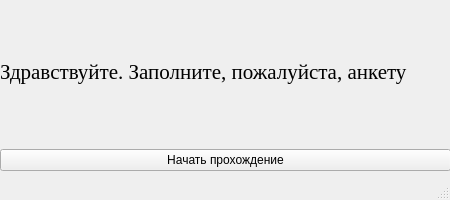
<?xml version="1.0" encoding="UTF-8"?>
<ui version="4.0">
 <class>Welcome</class>
 <widget class="QMainWindow" name="Welcome">
  <property name="geometry">
   <rect>
    <x>0</x>
    <y>0</y>
    <width>450</width>
    <height>200</height>
   </rect>
  </property>
  <property name="windowTitle">
   <string>Welcome</string>
  </property>
  <widget class="QWidget" name="centralwidget">
   <widget class="QWidget" name="verticalLayoutWidget">
    <property name="geometry">
     <rect>
      <x>0</x>
      <y>0</y>
      <width>451</width>
      <height>171</height>
     </rect>
    </property>
    <layout class="QVBoxLayout" name="verticalLayout_3">
     <item>
      <widget class="QLabel" name="greetings">
       <property name="font">
        <font>
         <family>Times New Roman</family>
         <pointsize>16</pointsize>
        </font>
       </property>
       <property name="text">
        <string>Здравствуйте. Заполните, пожалуйста, анкету</string>
       </property>
       <property name="wordWrap">
        <bool>true</bool>
       </property>
      </widget>
     </item>
     <item>
      <widget class="QPushButton" name="start">
       <property name="sizePolicy">
        <sizepolicy hsizetype="Minimum" vsizetype="Fixed">
         <horstretch>0</horstretch>
         <verstretch>1</verstretch>
        </sizepolicy>
       </property>
       <property name="text">
        <string>Начать прохождение</string>
       </property>
      </widget>
     </item>
    </layout>
   </widget>
  </widget>
  <widget class="QMenuBar" name="menubar">
   <property name="geometry">
    <rect>
     <x>0</x>
     <y>0</y>
     <width>450</width>
     <height>22</height>
    </rect>
   </property>
  </widget>
  <widget class="QStatusBar" name="statusbar"/>
 </widget>
 <resources/>
 <connections/>
</ui>
